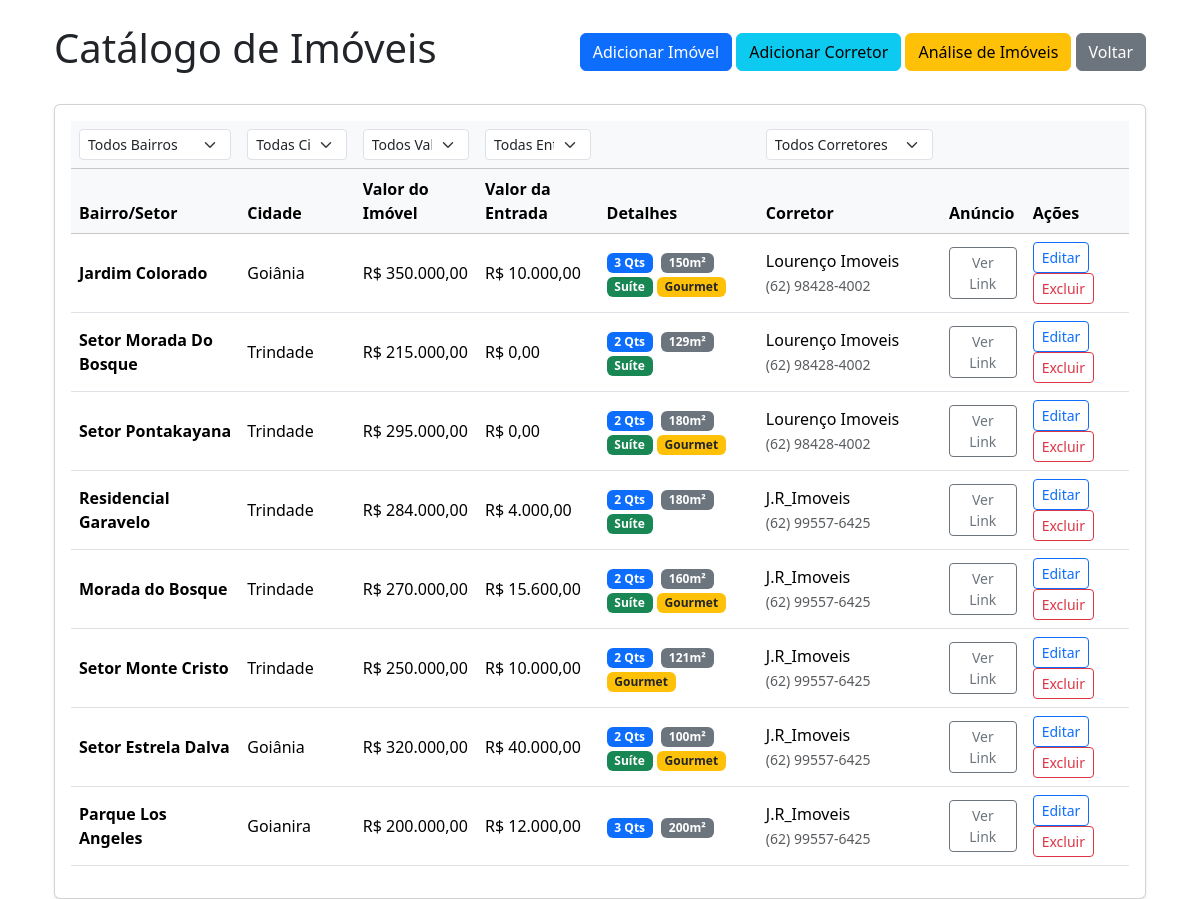
Before: /imoveis with the older database file.
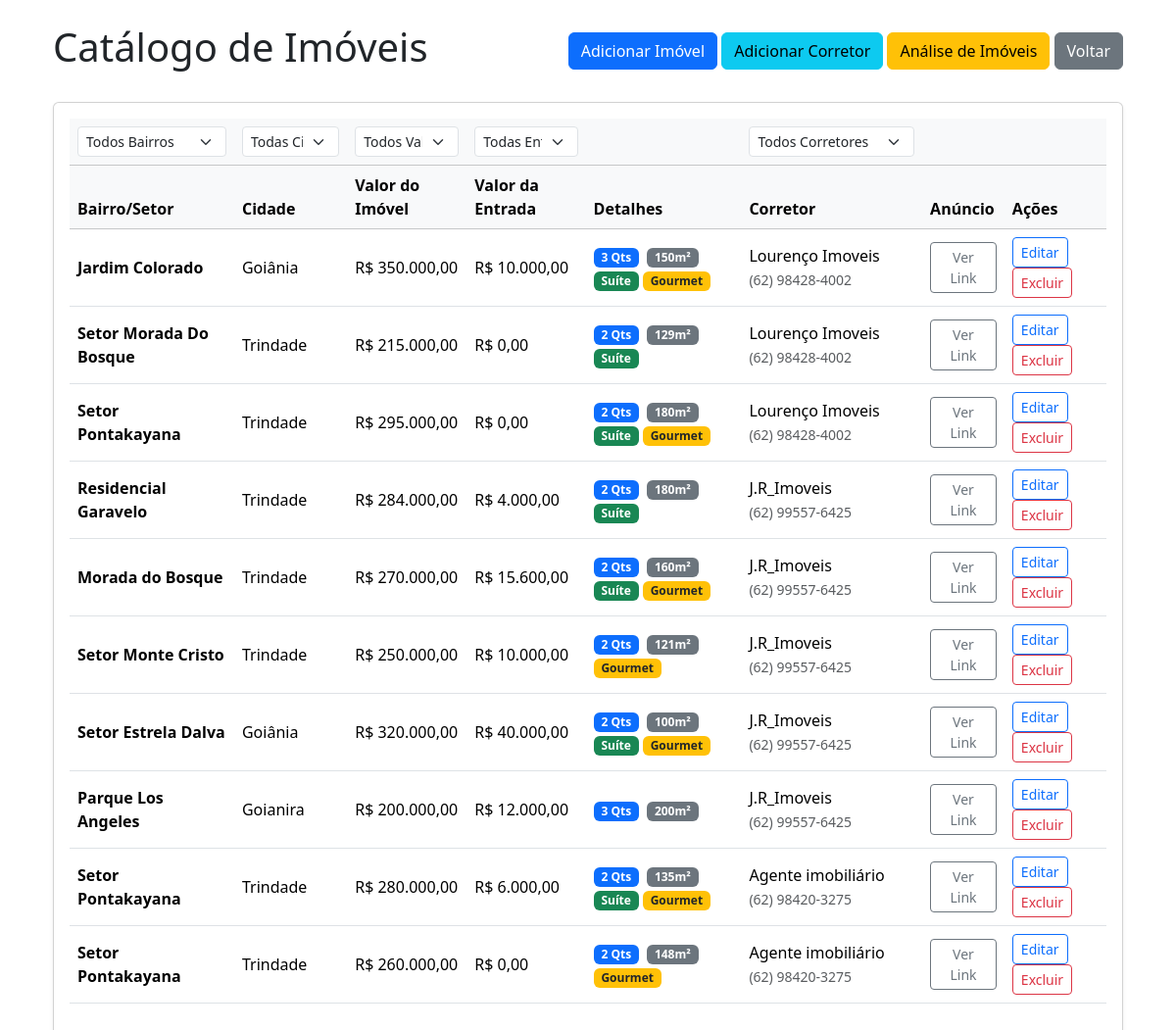
After: the same page with the newer database file.
### models.py (models this page shows, shortened)
class Imoveis(db.Model):
    __tablename__ = 'Imoveis'
    id = db.Column(db.Integer, primary_key=True,autoincrement=True)
    bairro = db.Column(db.String, nullable=False)
    cidade = db.Column(db.String, nullable=False)
    estado = db.Column(db.String, nullable=False, default='Go')
    preco = db.Column(db.Integer, nullable=False)
    quartos = db.Column(db.Integer, nullable=False)
    area_total = db.Column(db.String)
    area_construida = db.Column(db.String)
    area_gourmet = db.Column(db.String)
    suite = db.Column(db.String)
    valor_entrada = db.Column(db.Integer)
    link_anuncio = db.Column(db.String, nullable=False)
    id_corretor = db.Column(db.Integer, db.ForeignKey('Corretores.id'), nullable=False)
    corretor = db.relationship('Corretores', backref='Imoveis')

class Corretores(db.Model):
    __tablename__ = 'Corretores'
    id = db.Column(db.Integer, primary_key=True, autoincrement=True)
    nome = db.Column(db.String,nullable=False)
    contato = db.Column(db.String, nullable=False)

### routes.py (the view)
@rotas.route('/imoveis')
def index():
 imoveis = Imoveis.query.order_by(Imoveis.id)
 return render_template('index.html', lista_de_imoveis=imoveis)

### templates/index.html (shortened to what this page needs)
{% extends 'base.html' %}
{% block content %}
<div class="d-flex justify-content-between align-items-center mb-4">
    <h1>Catálogo de Imóveis</h1>
    <div>
        <a href="/cadastrar_imovel_template" class="btn btn-primary">Adicionar Imóvel</a>
        <a href="/cadastrar_corretor_template" class="btn btn-info">Adicionar Corretor</a>
        <a href="/analise" class="btn btn-warning">Análise de Imóveis</a>
        <a href="{{url_for('rotas.home')}}" class="btn btn-secondary">Voltar</a>
    </div>
</div>
<div class="card shadow-sm">
    <div class="card-body">
        <div class="table-responsive">
            <table class="table table-hover align-middle" id="imoveisTable">
                <thead class="table-light">
                    <tr>
                        <th><select class="form-select form-select-sm filter-select" data-column-index="0"><option value="">Todos Bairros</option></select></th>
                        <th><select class="form-select form-select-sm filter-select" data-column-index="1"><option value="">Todas Cidades</option></select></th>
                        <th><select class="form-select form-select-sm filter-select" data-column-index="2"><option value="">Todos Valores</option></select></th>
                        <th><select class="form-select form-select-sm filter-select" data-column-index="3"><option value="">Todas Entradas</option></select></th>
                        <th></th>
                        <th><select class="form-select form-select-sm filter-select" data-column-index="5"><option value="">Todos Corretores</option></select></th>
                        <th></th>
                        <th></th>
                    </tr>
                    <tr>
                        <th scope="col">Bairro/Setor</th>
                        <th scope="col">Cidade</th>
                        <th scope="col">Valor do Imóvel</th>
                        <th scope="col">Valor da Entrada</th>
                        <th scope="col">Detalhes</th>
                        <th scope="col">Corretor</th>
                        <th scope="col">Anúncio</th>
                        <th scope="col">Ações</th>
                    </tr>
                </thead>
                <tbody id="imoveisTableBody">
                    {% for imovel in lista_de_imoveis %}
                    <tr>
                        <td><strong>{{ imovel.bairro }}</strong></td>
                        <td>{{ imovel.cidade }}</td>
                        <td>{{ imovel.preco }}</td>
                        <td>{{ imovel.valor_entrada }}</td>
                        <td>
                            <span class="badge bg-primary me-1">{{ imovel.quartos }} Qts</span>
                            <span class="badge bg-secondary me-1">{{ imovel.area_total }}</span>
                            {% if imovel.suite == 'Sim' %}
                                <span class="badge bg-success">Suíte</span>
                            {% endif %}
                            {% if imovel.area_gourmet == 'Sim' %}
                                <span class="badge bg-warning text-dark">Gourmet</span>
                            {% endif %}
                        </td>
                        <td>
                            {{ imovel.corretor.nome }}
                            <div><small class="text-muted">{{ imovel.corretor.contato }}</small></div>
                        </td>
                        <td>
                            <a href="{{ imovel.link_anuncio }}" class="btn btn-outline-secondary btn-sm" target="_blank">
                                Ver Link
                            </a>
                        </td>
                        <td>
                            <a href="{{url_for('rotas.editar', id=imovel.id )}}" class="btn btn-outline-primary btn-sm">Editar</a>
                            <a href="{{url_for('rotas.deletar', id=imovel.id)}}" class="btn btn-outline-danger btn-sm ">Excluir</a>
                        </td>
                    </tr>
                    {% endfor %}
                </tbody>
            </table>
        </div>
    </div>
</div>
{% endblock %}

Changed rows visible on the page:
added Imoveis: bairro "Setor Pontakayana", cidade "Trindade", preco "R$ 280.000,00", valor_entrada "R$ 6.000,00", quartos "2", area_total "135m²", suite "Suíte", area_gourmet "Gourmet", corretor.nome "Agente imobiliário", corretor.contato "(62) 98420-3275"
added Imoveis: bairro "Setor Pontakayana", cidade "Trindade", preco "R$ 260.000,00", valor_entrada "R$ 0,00", quartos "2", area_total "148m²", area_gourmet "Gourmet", corretor.nome "Agente imobiliário", corretor.contato "(62) 98420-3275"
